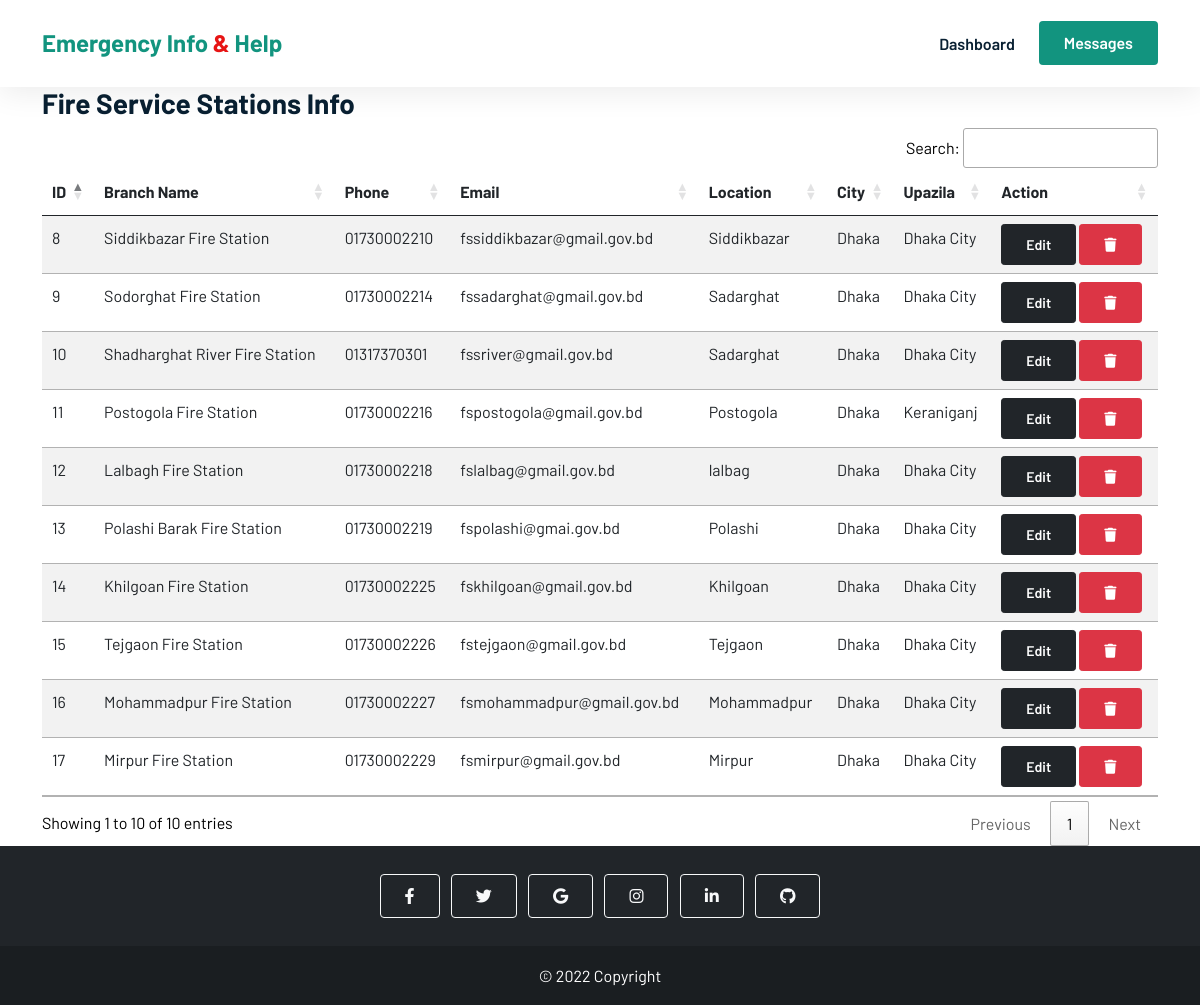
The app's page /admin/fire_service_info.php (signed in) with its own data.
### tables this page shows
CREATE TABLE `fire_services` (
  `id` int(255) NOT NULL,
  `branch_name` varchar(255) NOT NULL,
  `phone` varchar(32) NOT NULL,
  `email` varchar(32) NOT NULL,
  `location` varchar(255) NOT NULL,
  `division` varchar(32) NOT NULL,
  `city` varchar(32) NOT NULL,
  `upazila` varchar(32) NOT NULL
);

### admin/fire_service_info.php (the view, shortened to what this page needs)
<?php
include_once './admin_includes/db.php';
$sql = "SELECT * FROM `fire_services`";
$results = $con->query($sql);
?>
<!DOCTYPE html>
<html lang="en">
<head>
    <link href="https://cdn.jsdelivr.net/npm/bootstrap@5.0.2/dist/css/bootstrap.min.css" rel="stylesheet" />
    <link rel="stylesheet" href="https://cdnjs.cloudflare.com/ajax/libs/font-awesome/6.1.1/css/all.min.css" />
    <link rel="stylesheet" href="//cdn.datatables.net/1.12.1/css/jquery.dataTables.min.css">
    <link rel="stylesheet" href="../css/style.css" />
</head>
<body>
    <header class="sticky-top">
        <nav class="navbar navbar-expand-lg  bg-white">
            <div class="container">
                <a class="navbar-brand" href="./admin_dashboard.php">Emergency Info <span>&</span> Help</a>
                <div class="collapse navbar-collapse" id="navbarNavDropdown">
                    <ul class="navbar-nav ms-auto">
                        <li class="nav-item">
                            <a class="nav-link" aria-current="page" href="./admin_dashboard.php">Dashboard</a>
                        </li>
                    </ul>
                    <a href="messages.php" class="btn btn-brand ms-lg-3">Messages</a>
                </div>
            </div>
        </nav>
    </header>
    <main>
        <div class="container">
            <h3>Fire Service Stations Info</h3>
            <div>
                <table class="table table-striped" id="messages">
                    <thead>
                        <tr>
                            <th scope="col">ID</th>
                            <th scope="col">Branch Name</th>
                            <th scope="col">Phone</th>
                            <th scope="col">Email</th>
                            <th scope="col">Location</th>
                            <th scope="col">City</th>
                            <th scope="col">Upazila</th>
                            <th scope="col">Action</th>
                        </tr>
                    </thead>
                    <tbody>
                        <?php while ($row = $results->fetch_assoc()) : ?>
                            <tr>
                                <td><?php echo $row['id'] ?></td>
                                <td><?php echo $row['branch_name'] ?></td>
                                <td><?php echo $row['phone'] ?></td>
                                <td><?php echo $row['email'] ?></td>
                                <td><?php echo $row['location'] ?></td>
                                <td><?php echo $row['city'] ?></td>
                                <td><?php echo $row['upazila'] ?></td>
                                <td>
                                    <button type="button" class="btn btn-sm btn-dark" data-bs-toggle="modal" data-bs-target="#editFire_<?php echo $row['id'] ?>">
                                        Edit
                                    </button>
                                    <button class='delete btn btn-sm btn-danger' id="<?php echo $row['id'] ?>"><i class="delete fa-solid fa-trash" id="<?php echo $row['id'] ?>"></i></button>
                                </td>
                            </tr>
                        <?php endwhile ?>
                    </tbody>
                </table>
            </div>
        </div>
    </main>
    <footer class="bg-dark text-center text-white">
        <div class="container p-4 pb-0">
            <section class="mb-4">
                <a class="btn btn-outline-light btn-floating m-1" href="#!" role="button"><i class="fab fa-facebook-f"></i></a>
                <a class="btn btn-outline-light btn-floating m-1" href="#!" role="button"><i class="fab fa-twitter"></i></a>
                <a class="btn btn-outline-light btn-floating m-1" href="#!" role="button"><i class="fab fa-google"></i></a>
                <a class="btn btn-outline-light btn-floating m-1" href="#!" role="button"><i class="fab fa-instagram"></i></a>
                <a class="btn btn-outline-light btn-floating m-1" href="#!" role="button"><i class="fab fa-linkedin-in"></i></a>
                <a class="btn btn-outline-light btn-floating m-1" href="#!" role="button"><i class="fab fa-github"></i></a>
            </section>
        </div>
        <div class="text-center p-3 footer-last">
            © 2022 Copyright
        </div>
    </footer>
</body>
</html>

### css/style.css (style rules this page uses)
* { margin: 0; padding: 0; box-sizing: border-box; list-style: none; }
html, body { font-family: "Barlow", sans-serif; line-height: 1.7; color: black; max-width: 100%; scroll-behavior: smooth; }
h1, h2, h3, h4, h5, h6 { font-weight: 700 !important; color: #092032; }
.navbar-nav .nav-link { color: #092032; text-decoration: none; transition: all 0.4s ease; font-weight: 600; }
a { color: #092032; text-decoration: none; }
.navbar { box-shadow: 0px 6px 30px rgba(0, 0, 0, 0.08); z-index: 1; padding: 1.5% 0; }
.navbar .navbar-brand { font-weight: 700; font-size: 24px; color: #12947f; }
.navbar-brand span { color: #e71414; }
.btn { padding: 9px 24px; font-weight: 600; }
.btn-brand { color: white; background-color: #12947f; }
.footer-last { background-color: rgba(0, 0, 0, 0.2); }
a { color: black; }

### records on screen
fire_services: id "8", branch_name "Siddikbazar Fire Station", phone "01730002210", email "fssiddikbazar@gmail.gov.bd", location "Siddikbazar", city "Dhaka", upazila "Dhaka City"
fire_services: id "9", branch_name "Sodorghat Fire Station", phone "01730002214", email "fssadarghat@gmail.gov.bd", location "Sadarghat", city "Dhaka", upazila "Dhaka City"
fire_services: id "10", branch_name "Shadharghat River Fire Station", phone "01317370301", email "fssriver@gmail.gov.bd", location "Sadarghat", city "Dhaka", upazila "Dhaka City"
fire_services: id "11", branch_name "Postogola Fire Station", phone "01730002216", email "fspostogola@gmail.gov.bd", location "Postogola", city "Dhaka", upazila "Keraniganj"
fire_services: id "12", branch_name "Lalbagh Fire Station", phone "01730002218", email "fslalbag@gmail.gov.bd", location "lalbag", city "Dhaka", upazila "Dhaka City"
fire_services: id "13", branch_name "Polashi Barak Fire Station", phone "01730002219", email "fspolashi@gmai.gov.bd", location "Polashi", city "Dhaka", upazila "Dhaka City"
fire_services: id "14", branch_name "Khilgoan Fire Station", phone "01730002225", email "fskhilgoan@gmail.gov.bd", location "Khilgoan", city "Dhaka", upazila "Dhaka City"
fire_services: id "15", branch_name "Tejgaon Fire Station", phone "01730002226", email "fstejgaon@gmail.gov.bd", location "Tejgaon", city "Dhaka", upazila "Dhaka City"
fire_services: id "16", branch_name "Mohammadpur Fire Station", phone "01730002227", email "fsmohammadpur@gmail.gov.bd", location "Mohammadpur", city "Dhaka", upazila "Dhaka City"
fire_services: id "17", branch_name "Mirpur Fire Station", phone "01730002229", email "fsmirpur@gmail.gov.bd", location "Mirpur", city "Dhaka", upazila "Dhaka City"
